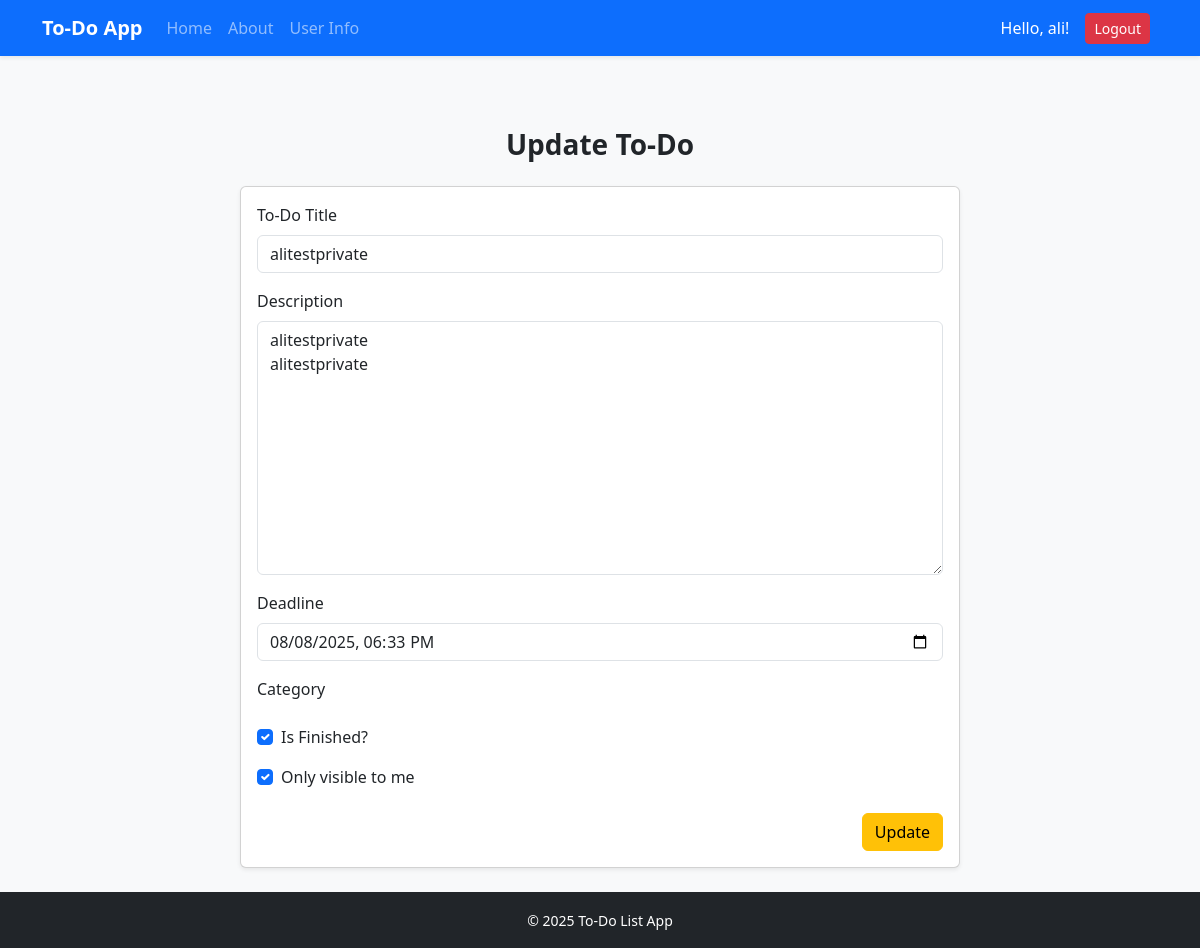
The app's page /update/80 (signed in) with its own data.
### todo_app/models.py (models this page shows, shortened)
class Todos(models.Model):
    title = models.CharField(max_length=100, blank=True)
    description = models.TextField(max_length=1000, blank=True)
    finished = models.BooleanField(default=False)
    date_created = models.DateTimeField(default=now, blank=True)
    finished_date = models.DateTimeField(null=True, blank=True)
    deadline = models.DateTimeField(null=True, blank=True)
    is_private = models.BooleanField(default=True)
    daily_list = models.ForeignKey('DailyTodoList', on_delete=models.CASCADE, related_name='todos', null=True, blank=True)
    user = models.ForeignKey(User, on_delete=models.CASCADE)
    class Meta:
        verbose_name = "Todo"
        verbose_name_plural = "Todos"

### todo_app/views.py (the view)
# urls.py: path('update/<todo_id>',views.update,name="update"),
@login_required
def update(request, todo_id):
    todo_item = get_object_or_404(Todos, pk=todo_id)
    if request.user != todo_item.daily_list.user and not request.user.is_superuser:
        return redirect("index")
    form = TodoForm(request.POST or None, instance=todo_item)
    if request.method == "POST" and form.is_valid():
        todo = form.save(commit=False)
        todo.finished_date = datetime.now() if todo.finished else None
        todo.save()
        return redirect("index")
    return render(request, "todo_app/update.html", {'form': form, 'todo': todo_item})

### todo_app/forms.py
class TodoForm(forms.ModelForm):
    class Meta:
        model = Todos
        fields = ["title", "description", "finished", "deadline", "is_private"]
        widgets = {
            'deadline': forms.DateTimeInput(attrs={'type': 'datetime-local'}),
            'is_private': forms.CheckboxInput(attrs={'class': 'form-check-input', 'id': 'id_is_private'}),
            'finished': forms.CheckboxInput(attrs={'class': 'form-check-input', 'id': 'id_finished'}),
        }
    def __init__(self, *args, **kwargs):
        super(TodoForm, self).__init__(*args, **kwargs)
        for name, field in self.fields.items():
            if not isinstance(field.widget, forms.CheckboxInput):
                field.widget.attrs.update({'class': 'form-control'})

### todo_app/templates/todo_app/update.html (shortened to what this page needs)
{% extends "todo_app/base.html" %}
{% block content %}
<div class="container mt-5">
  <div class="row justify-content-center">
    <div class="col-md-10 col-lg-8">
      <div class="text-center mb-4">
        <h3 class="fw-bold">Update To-Do</h3>
      </div>
      <div class="card shadow-sm">
        <div class="card-body">
          <form method="POST" novalidate>
            <div class="mb-3">
              <label for="{{ form.title.id_for_label }}" class="form-label">To-Do Title</label>
              {{ form.title }}
            </div>
            <div class="mb-3">
              <label for="{{ form.description.id_for_label }}" class="form-label">Description</label>
              {{ form.description }}
            </div>
            <div class="mb-3">
              <label for="{{ form.deadline.id_for_label }}" class="form-label">Deadline</label>
              {{ form.deadline }}
            </div>
            <div class="mb-3">
              <label for="{{ form.category.id_for_label }}" class="form-label">Category</label>
            </div>
            <div class="form-check mb-3">
              {{ form.finished }}
              <label for="{{ form.finished.id_for_label }}" class="form-check-label">Is Finished?</label>
            </div>
            <div class="form-check mb-4">
              {{ form.is_private }}
              <label for="{{ form.is_private.id_for_label }}" class="form-check-label">Only visible to me</label>
            </div>
            <div class="d-flex justify-content-end">
              <button type="submit" class="btn btn-warning">Update</button>
            </div>
          </form>
        </div>
      </div>
    </div>
  </div>
</div>
{% endblock %}

### todo_app/templates/todo_app/base.html (shortened to what this page needs)
<!doctype html>
<html lang="en">
  <head>
    {% load static %}
    <link href="https://cdn.jsdelivr.net/npm/bootstrap@5.3.7/dist/css/bootstrap.min.css" rel="stylesheet">
  </head>
  <body class="d-flex flex-column min-vh-100 text-dark">
    <nav class="navbar navbar-expand-lg navbar-dark bg-primary shadow-sm">
      <div class="container">
        <a class="navbar-brand fw-bold" href="{% url 'index' %}">To-Do App</a>
        <div class="collapse navbar-collapse" id="navbarNav">
          <ul class="navbar-nav me-auto mb-2 mb-lg-0">
            <li class="nav-item">
              <a class="nav-link{% if request.resolver_match.url_name == 'index' %} active{% endif %}" href="{% url 'index' %}">Home</a>
            </li>
            <li class="nav-item">
              <a class="nav-link{% if request.resolver_match.url_name == 'about' %} active{% endif %}" href="{% url 'about' %}">About</a>
            </li>
            <li class="nav-item">
              <a class="nav-link{% if request.resolver_match.url_name == 'user_info' %} active{% endif %}" href="{% url 'user_info' %}">User Info</a>
            </li>
          </ul>
          <div class="d-flex align-items-center">
            {% if user.is_authenticated %}
              <span class="me-3 text-white">Hello, {{ user.username }}!</span>
              <form method="POST" action="{% url 'logout' %}">
                <button class="btn btn-danger btn-sm me-2" type="submit">Logout</button>
              </form>
            {% else %}
              <a class="btn btn-outline-light btn-sm me-2" href="{% url 'login' %}">Login</a>
              <a class="btn btn-warning btn-sm" href="{% url 'register' %}">Register</a>
            {% endif %}
          </div>
        </div>
      </div>
    </nav>
    <main class="container py-4 flex-grow-1">
      {% block content %}
      {% endblock content %}
    </main>
    <footer class="bg-dark text-white text-center py-3 mt-auto">
      <small>&copy; {% now "Y" %} To-Do List App</small>
    </footer>
  </body>
</html>

### todo_app/templates/todo_app/base.html (style rules this page uses)
body { background-color: #f8f9fa; }

### records on screen
Todos: title "alitestprivate", description "alitestprivate alitestprivate", deadline "08/08/2025 18:33", finished "☑", is_private "☑"

### other values on screen
{{ user.username }} "ali"
